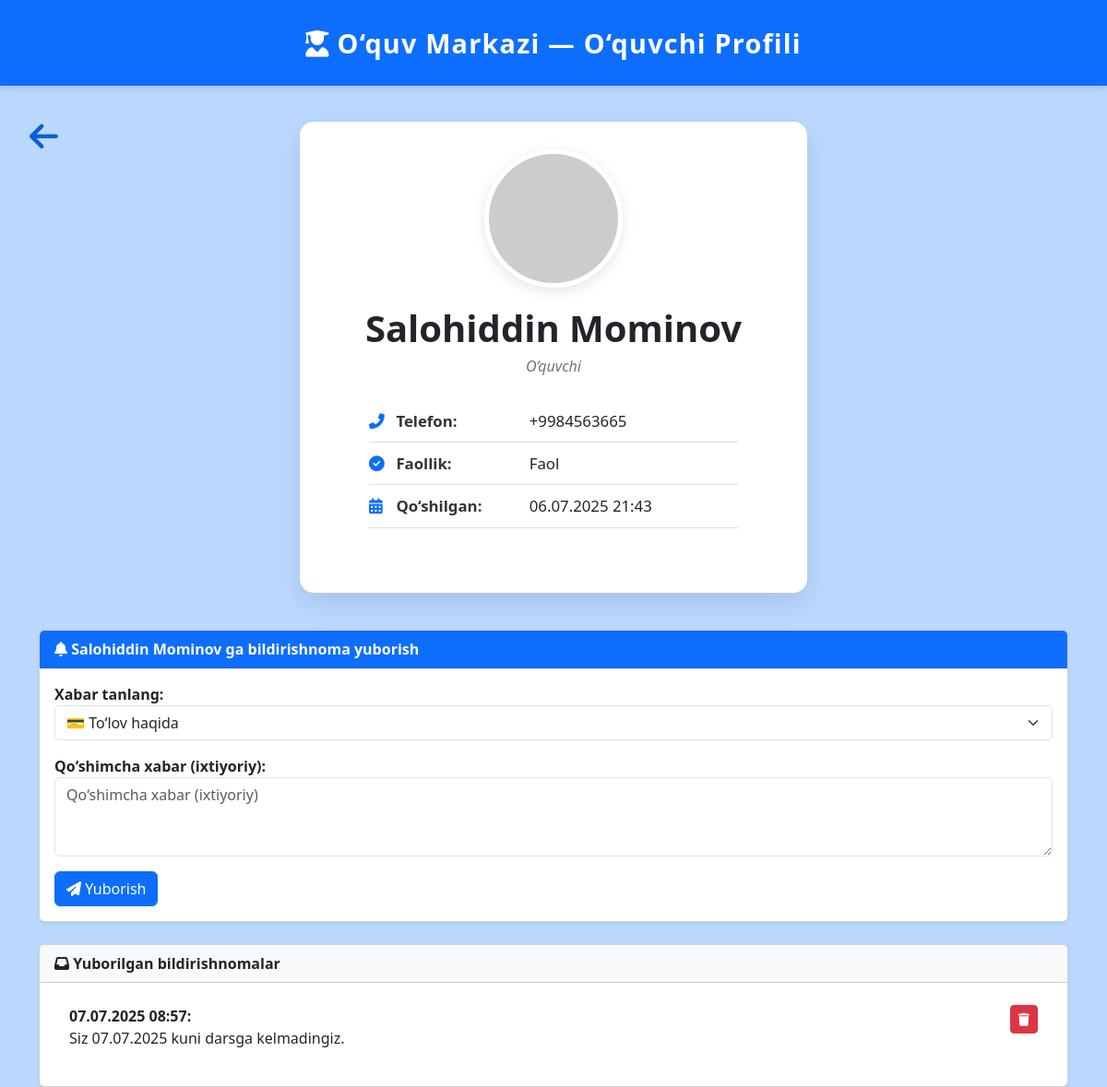
The page /accounts/students/30/ (signed in) on the database its author committed.
### accounts/models.py (models this page shows, shortened)
class CustomUser(AbstractBaseUser, PermissionsMixin):
    ROLE_CHOICES = (
        ('admin', 'Admin'),
        ('teacher', 'O‘qituvchi'),
        ('student', 'O‘quvchi'),
    )
    username = models.CharField(
        max_length=150,
        unique=True
    )
    email = models.EmailField(
        unique=True,
        null=True,
        blank=True
    )
    phone = models.CharField(
        max_length=15,
        unique=True
    )
    first_name = models.CharField(
        max_length=100
    )
    last_name = models.CharField(
        max_length=100
    )
    profile_image = models.ImageField(
        upload_to='media/',
        blank=True,
        null=True
    )
    role = models.CharField(
        max_length=10,
        choices=ROLE_CHOICES,
        default='student'
    )
    is_active = models.BooleanField(
        default=True
    )
    is_staff = models.BooleanField(
        default=False
    )
    date_joined = models.DateTimeField(
        default=timezone.now
    )
    nanocoin = models.PositiveIntegerField(
        default=0,
        help_text="Student coin balansi"
    )
    cash_balance = models.PositiveIntegerField(
        default=0,
        help_text="Student pul balansi (so‘m)"
    )
    telegram_chat_id = models.BigIntegerField(
        null=True,
        blank=True
    )
    objects = CustomUserManager()
    USERNAME_FIELD = 'username'
    REQUIRED_FIELDS = ['phone', 'first_name', 'last_name']
    def get_full_name(self):
        return f"{self.first_name} {self.last_name}".strip()

class Notification(models.Model):
    student = models.ForeignKey(
        settings.AUTH_USER_MODEL,  # CustomUser ni dinamik bog‘lash
        on_delete=models.CASCADE,
        related_name='notifications',  # student.notifications orqali olish mumkin
        limit_choices_to={'role': 'student'}
    )
    message = models.TextField(verbose_name='Xabar matni')
    created_at = models.DateTimeField(auto_now_add=True, verbose_name='Yaratilgan vaqt')

### accounts/views.py (the view, shortened to what this page needs)
# urls.py: path('students/<int:pk>/', views.student_detail, name='student_detail'),
@login_required
def student_detail(request, pk):
    student = get_object_or_404(CustomUser, pk=pk, role='student')
    attendances = Attendance.objects.filter(student=student).order_by('-date')
    present_count = attendances.filter(status='present').count()
    absent_count = attendances.filter(status='absent').count()
    scores = [a.score for a in attendances if a.score is not None]
    average_score = round(sum(scores) / len(scores), 1) if scores else None
    notification_form = NotificationForm(student_instance=student)
    coin_form = NanoCoinForm()
    notifications = Notification.objects.filter(student=student).order_by('-created_at')
    context = {
        'student': student,
        'attendances': attendances,
        'present_count': present_count,
        'absent_count': absent_count,
        'average_score': average_score,
        'notification_form': notification_form,
        'coin_form': coin_form,
        'notifications': notifications,
    }
    return render(request, 'accounts/student_detail.html', context)

### accounts/forms.py
class NotificationForm(forms.ModelForm):
    extra_message = forms.CharField(
        required=False,
        widget=forms.Textarea(attrs={
            'class': 'form-control',
            'rows': 3,
            'placeholder': 'Qo‘shimcha xabar (ixtiyoriy)'
        })
    )
    class Meta:
        model = Notification
        exclude = []
    def __init__(self, *args, **kwargs):
        student_instance = kwargs.pop('student_instance', None)
        super().__init__(*args, **kwargs)
        self.fields['student'].widget = forms.HiddenInput()
        if student_instance:
            self.fields['student'].initial = student_instance

### coins/forms.py
class NanoCoinForm(forms.ModelForm):
    class Meta:
        model = NanoCoinTransaction
        fields = ['amount', 'reason']
        widgets = {
            'amount': forms.NumberInput(attrs={
                'class': 'form-control',
                'placeholder': 'Nechta coin beriladi?'
            }),
            'reason': forms.TextInput(attrs={
                'class': 'form-control',
                'placeholder': 'Sababini yozing (masalan: test uchun, bonus va h.k.)'
            }),
        }
        labels = {
            'amount': 'NANOcoin miqdori',
            'reason': 'Sabab',
        }

### templates/accounts/student_detail.html (shortened to what this page needs)
{% load static %}
{% load tz %}
{% now "F" as current_month %}
<!DOCTYPE html>
<html lang="uz">
<head>
  <link href="https://cdn.jsdelivr.net/npm/bootstrap@5.3.3/dist/css/bootstrap.min.css" rel="stylesheet" />
  <link rel="stylesheet" href="https://cdnjs.cloudflare.com/ajax/libs/font-awesome/6.4.0/css/all.min.css" />
</head>
<body>
  <header><i class="fas fa-user-graduate me-2"></i>O‘quv Markazi — O‘quvchi Profili</header>
  <a href="{% url 'accounts:student_list' %}" class="btn-back">
    <i class="fas fa-arrow-left"></i>
  </a>
  <div class="profile-card">
    {% if student.profile_image %}
    <img src="{{ student.profile_image.url }}" alt="Profil rasmi" class="profile-image" />
    {% else %}
    <img src="https://via.placeholder.com/150?text=No+Image" alt="Profil rasmi" class="profile-image" />
    {% endif %}
    <h1>{{ student.first_name }} {{ student.last_name }}</h1>
    <div class="role">O‘quvchi</div>
    <ul class="info-list">
      <li><i class="fas fa-phone-alt"></i> <strong>Telefon:</strong> {{ student.phone }}</li>
      <li><i class="fas fa-check-circle"></i> <strong>Faollik:</strong> {% if student.is_active %}Faol{% else %}Faol
        emas{% endif %}</li>
      <li><i class="fas fa-calendar-alt"></i> <strong>Qo‘shilgan:</strong> {{ student.date_joined|date:"d.m.Y H:i" }}
      </li>
    </ul>
  </div>
  <div class="container">
<div class="card shadow-sm mt-4">
  <div class="card-header bg-primary text-white fw-bold">
    <i class="fas fa-bell"></i> {{ student.get_full_name }} ga bildirishnoma yuborish
  </div>
  <div class="card-body">
    <form method="post">
      <div class="mb-3">
        <label class="fw-bold">Xabar tanlang:</label>
        <select name="message" class="form-select">
          <option value="Siz {{ current_month }} oyi uchun to‘lov qilishingiz kerak.">💳 To‘lov haqida</option>
        </select>
      </div>
      <div class="mb-3">
        <label class="fw-bold">Qo‘shimcha xabar (ixtiyoriy):</label>
        {{ notification_form.extra_message }}
      </div>
      <button type="submit" class="btn btn-primary">
        <i class="fas fa-paper-plane"></i> Yuborish
      </button>
    </form>
  </div>
</div>
<div class="card shadow-sm mt-4">
  <div class="card-header bg-light fw-bold">
    <i class="fas fa-inbox"></i> Yuborilgan bildirishnomalar
  </div>
  <div class="card-body">
    {% if notifications %}
      <ul class="list-group list-group-flush">
        {% for note in notifications %}
          <li class="list-group-item d-flex justify-content-between align-items-start">
            <div>
              <strong>{{ note.created_at|date:"d.m.Y H:i" }}:</strong><br>
              {{ note.message|linebreaks }}
            </div>
            <a href="{% url 'accounts:delete-notification' note.id %}" class="btn btn-sm btn-danger"
              onclick="return confirm('O‘chirishga ishonchingiz komilmi?')">
              <i class="fas fa-trash"></i>
            </a>
          </li>
        {% endfor %}
      </ul>
    {% else %}
      <div class="text-muted">Hech qanday bildirishnoma mavjud emas.</div>
    {% endif %}
  </div>
</div>
</body>
</html>

### templates/accounts/student_detail.html (style rules this page uses)
body { background-color: #bbd8ff; font-family: "Segoe UI", sans-serif; }
header { background-color: #0d6efd; color: white; padding: 25px 0; text-align: center; font-weight: 700; font-size: 1.8rem; letter-spacing: 1.2px; box-shadow: 0 2px 10px rgba(0, 0, 0, 0.15); }
.btn-back { display: inline-block; margin: 20px 20px 10px auto; padding: 8px 12px; margin-left: 20px !important; color: #0b5ed7; font-size: 2.2rem; border-radius: 6px; font-weight: 600; text-decoration: none; }
.profile-card { background: white; max-width: 550px; margin: -60px auto 40px; padding: 30px 20px 40px; border-radius: 15px; box-shadow: 0 10px 30px rgba(0, 0, 0, 0.1); text-align: center; }
.profile-image { width: 150px; height: 150px; object-fit: cover; border-radius: 50%; border: 5px solid white; box-shadow: 0 4px 15px rgba(0, 0, 0, 0.1); margin-bottom: 20px; }
h1 { font-weight: 700; margin-bottom: 5px; }
.role { font-style: italic; color: #6c757d; margin-bottom: 25px; }
ul.info-list { list-style: none; padding: 0; margin: 0 auto 30px; max-width: 400px; text-align: left; }
ul.info-list li { padding: 10px 0; border-bottom: 1px solid #ddd; font-size: 1.05rem; }
ul.info-list li i { width: 25px; color: #0d6efd; }
ul.info-list li strong { width: 140px; display: inline-block; color: #333; }

### rows shown on the page
CustomUser: first_name "Salohiddin", last_name "Mominov", phone "+9984563665", date_joined "06.07.2025 21:43", get_full_name "Salohiddin Mominov"
Notification: created_at "07.07.2025 08:57", message "Siz 07.07.2025 kuni darsga kelmadingiz."
